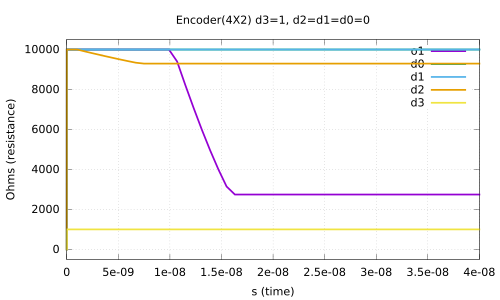

This figure's gnuplot source:
#set terminal X11 noenhanced
set title "Encoder(4X2) d3=1, d2=d1=d0=0"
set xlabel "s (time)"
set ylabel "Ohms (resistance)"
set grid
unset logscale x 
set xrange [0.000000e+00:4.000000e-08]
unset logscale y 
set yrange [-5.000000e+02:1.050000e+04]
#set xtics 1
#set x2tics 1
#set ytics 1
#set y2tics 1
set format y "%g"
set format x "%g"
plot '../ppt/encxd3.data' using 1:2 with lines lw 5 title "o1",\
'../ppt/encxd3.data' using 3:4 with lines lw 5 title "d0",\
'../ppt/encxd3.data' using 5:6 with lines lw 5 title "d1",\
'../ppt/encxd3.data' using 7:8 with lines lw 5 title "d2",\
'../ppt/encxd3.data' using 9:10 with lines lw 5 title "d3"
set terminal push
set terminal pdf
set out '../ppt/encxd3.pdf'
replot
